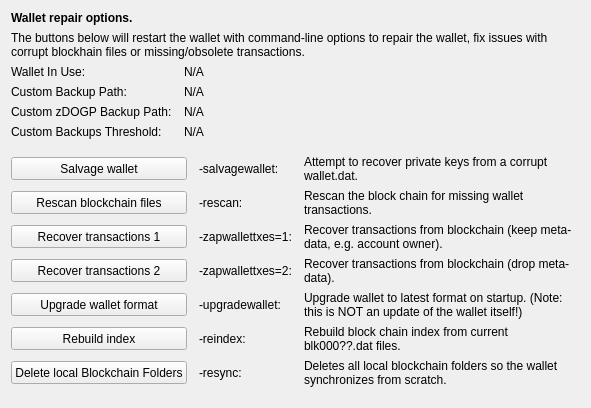
     <widget class="QWidget" name="tab_repair">
      <attribute name="title">
       <string>&amp;Wallet Repair</string>
      </attribute>
      <layout class="QGridLayout" name="gridLayout_4" columnstretch="0,0,0,0">
       <property name="horizontalSpacing">
        <number>12</number>
       </property>
       <item row="0" column="0" colspan="4">
        <widget class="QLabel" name="label_repair_header">
         <property name="font">
          <font>
           <weight>75</weight>
           <bold>true</bold>
          </font>
         </property>
         <property name="text">
          <string>Wallet repair options.</string>
         </property>
        </widget>
       </item>
       <item row="1" column="0" colspan="4">
        <widget class="QLabel" name="label_repair_helptext">
         <property name="font">
          <font>
           <weight>50</weight>
           <bold>false</bold>
          </font>
         </property>
         <property name="text">
          <string>The buttons below will restart the wallet with command-line options to repair the wallet, fix issues with corrupt blockhain files or missing/obsolete transactions.</string>
         </property>
         <property name="wordWrap">
          <bool>true</bool>
         </property>
        </widget>
       </item>
       <item row="2" column="0">
        <widget class="QLabel" name="wallet_path_label">
         <property name="text">
          <string>Wallet In Use:</string>
         </property>
        </widget>
       </item>
       <item row="2" column="1" colspan="3">
        <widget class="QLabel" name="wallet_path">
         <property name="cursor">
          <cursorShape>IBeamCursor</cursorShape>
         </property>
         <property name="text">
          <string>N/A</string>
         </property>
         <property name="textFormat">
          <enum>Qt::PlainText</enum>
         </property>
         <property name="textInteractionFlags">
          <set>Qt::LinksAccessibleByMouse|Qt::TextSelectableByKeyboard|Qt::TextSelectableByMouse</set>
         </property>
        </widget>
       </item>
       <item row="3" column="0">
        <widget class="QLabel" name="wallet_custombackuppath_label">
         <property name="text">
          <string>Custom Backup Path:</string>
         </property>
         <property name="visible">
          <bool>false</bool>
         </property>
        </widget>
       </item>
       <item row="3" column="1" colspan="3">
        <widget class="QLabel" name="wallet_custombackuppath">
         <property name="cursor">
          <cursorShape>IBeamCursor</cursorShape>
         </property>
         <property name="text">
          <string>N/A</string>
         </property>
         <property name="textFormat">
          <enum>Qt::PlainText</enum>
         </property>
         <property name="textInteractionFlags">
          <set>Qt::LinksAccessibleByMouse|Qt::TextSelectableByKeyboard|Qt::TextSelectableByMouse</set>
         </property>
         <property name="visible">
          <bool>false</bool>
         </property>
        </widget>
       </item>
       <item row="4" column="0">
        <widget class="QLabel" name="wallet_customzdogpbackuppath_label">
         <property name="text">
          <string>Custom zDOGP Backup Path:</string>
         </property>
         <property name="visible">
          <bool>false</bool>
         </property>
        </widget>
       </item>
       <item row="4" column="1" colspan="3">
        <widget class="QLabel" name="wallet_customzdogpbackuppath">
         <property name="cursor">
          <cursorShape>IBeamCursor</cursorShape>
         </property>
         <property name="text">
          <string>N/A</string>
         </property>
         <property name="textFormat">
          <enum>Qt::PlainText</enum>
         </property>
         <property name="textInteractionFlags">
          <set>Qt::LinksAccessibleByMouse|Qt::TextSelectableByKeyboard|Qt::TextSelectableByMouse</set>
         </property>
         <property name="visible">
          <bool>false</bool>
         </property>
        </widget>
       </item>
       <item row="5" column="0">
        <widget class="QLabel" name="wallet_custombackupthreshold_label">
         <property name="text">
          <string>Custom Backups Threshold:</string>
         </property>
         <property name="visible">
          <bool>false</bool>
         </property>
        </widget>
       </item>
       <item row="5" column="1" colspan="3">
        <widget class="QLabel" name="wallet_custombackupthreshold">
         <property name="cursor">
          <cursorShape>IBeamCursor</cursorShape>
         </property>
         <property name="text">
          <string>N/A</string>
         </property>
         <property name="textFormat">
          <enum>Qt::PlainText</enum>
         </property>
         <property name="textInteractionFlags">
          <set>Qt::LinksAccessibleByMouse|Qt::TextSelectableByKeyboard|Qt::TextSelectableByMouse</set>
         </property>
         <property name="visible">
          <bool>false</bool>
         </property>
        </widget>
       </item>
       <item row="6" column="0">
        <spacer name="verticalSpacer_repair1">
         <property name="orientation">
          <enum>Qt::Vertical</enum>
         </property>
         <property name="sizeHint" stdset="0">
          <size>
           <width>10</width>
           <height>10</height>
          </size>
         </property>
        </spacer>
       </item>
       <item row="7" column="0" colspan="2">
        <widget class="QPushButton" name="btn_salvagewallet">
         <property name="minimumSize">
          <size>
           <width>100</width>
           <height>23</height>
          </size>
         </property>
         <property name="text">
          <string>Salvage wallet</string>
         </property>
        </widget>
       </item>
       <item row="7" column="2">
        <widget class="QLabel" name="label_repair_salvage_command">
         <property name="text">
          <string notr="true">-salvagewallet:</string>
         </property>
        </widget>
       </item>
       <item row="7" column="3">
        <widget class="QLabel" name="label_repair_salvage">
         <property name="text">
          <string>Attempt to recover private keys from a corrupt wallet.dat.</string>
         </property>
         <property name="wordWrap">
          <bool>true</bool>
         </property>
        </widget>
       </item>
       <item row="8" column="0" colspan="2">
        <widget class="QPushButton" name="btn_rescan">
         <property name="minimumSize">
          <size>
           <width>100</width>
           <height>23</height>
          </size>
         </property>
         <property name="text">
          <string>Rescan blockchain files</string>
         </property>
        </widget>
       </item>
       <item row="8" column="2">
        <widget class="QLabel" name="label_repair_rescan_command">
         <property name="text">
          <string notr="true">-rescan:</string>
         </property>
        </widget>
       </item>
       <item row="8" column="3">
        <widget class="QLabel" name="label_repair_rescan">
         <property name="text">
          <string>Rescan the block chain for missing wallet transactions.</string>
         </property>
         <property name="wordWrap">
          <bool>true</bool>
         </property>
        </widget>
       </item>
       <item row="9" column="0" colspan="2">
        <widget class="QPushButton" name="btn_zapwallettxes1">
         <property name="minimumSize">
          <size>
           <width>100</width>
           <height>23</height>
          </size>
         </property>
         <property name="text">
          <string>Recover transactions 1</string>
         </property>
        </widget>
       </item>
       <item row="9" column="2">
        <widget class="QLabel" name="label_repair_zap1_command">
         <property name="text">
          <string notr="true">-zapwallettxes=1:</string>
         </property>
        </widget>
       </item>
       <item row="9" column="3">
        <widget class="QLabel" name="label_repair_zap1">
         <property name="text">
          <string>Recover transactions from blockchain (keep meta-data, e.g. account owner).</string>
         </property>
         <property name="wordWrap">
          <bool>true</bool>
         </property>
        </widget>
       </item>
       <item row="10" column="0" colspan="2">
        <widget class="QPushButton" name="btn_zapwallettxes2">
         <property name="minimumSize">
          <size>
           <width>100</width>
           <height>23</height>
          </size>
         </property>
         <property name="text">
          <string>Recover transactions 2</string>
         </property>
        </widget>
       </item>
       <item row="10" column="2">
        <widget class="QLabel" name="label_repair_zap2_command">
         <property name="text">
          <string notr="true">-zapwallettxes=2:</string>
         </property>
        </widget>
       </item>
       <item row="10" column="3">
        <widget class="QLabel" name="label_repair_zap2">
         <property name="text">
          <string>Recover transactions from blockchain (drop meta-data).</string>
         </property>
         <property name="wordWrap">
          <bool>true</bool>
         </property>
        </widget>
       </item>
       <item row="11" column="0" colspan="2">
        <widget class="QPushButton" name="btn_upgradewallet">
         <property name="minimumSize">
          <size>
           <width>100</width>
           <height>23</height>
          </size>
         </property>
         <property name="text">
          <string>Upgrade wallet format</string>
         </property>
        </widget>
       </item>
       <item row="11" column="2">
        <widget class="QLabel" name="label_repair_upgrade_command">
         <property name="text">
          <string notr="true">-upgradewallet:</string>
         </property>
        </widget>
       </item>
       <item row="11" column="3">
        <widget class="QLabel" name="label_repair_upgrade">
         <property name="text">
          <string>Upgrade wallet to latest format on startup. (Note: this is NOT an update of the wallet itself!)</string>
         </property>
         <property name="wordWrap">
          <bool>true</bool>
         </property>
        </widget>
       </item>
       <item row="12" column="0" colspan="2">
        <widget class="QPushButton" name="btn_reindex">
         <property name="minimumSize">
          <size>
           <width>100</width>
           <height>23</height>
          </size>
         </property>
         <property name="text">
          <string>Rebuild index</string>
         </property>
        </widget>
       </item>
       <item row="12" column="2">
        <widget class="QLabel" name="label_repair_reindex_command">
         <property name="text">
          <string notr="true">-reindex:</string>
         </property>
        </widget>
       </item>
       <item row="12" column="3">
        <widget class="QLabel" name="label_repair_reindex">
         <property name="text">
          <string>Rebuild block chain index from current blk000??.dat files.</string>
         </property>
         <property name="wordWrap">
          <bool>true</bool>
         </property>
        </widget>
       </item>
       <item row="13" column="0" colspan="2">
        <widget class="QPushButton" name="btn_resync">
         <property name="minimumSize">
          <size>
           <width>100</width>
           <height>23</height>
          </size>
         </property>
         <property name="text">
          <string>Delete local Blockchain Folders</string>
         </property>
        </widget>
       </item>
       <item row="13" column="2">
        <widget class="QLabel" name="label_repair_resync_command">
         <property name="text">
          <string>-resync:</string>
         </property>
        </widget>
       </item>
       <item row="13" column="3">
        <widget class="QLabel" name="label_repair_resync">
         <property name="text">
          <string>Deletes all local blockchain folders so the wallet synchronizes from scratch.</string>
         </property>
         <property name="wordWrap">
          <bool>true</bool>
         </property>
        </widget>
       </item>
       <item row="14" column="0">
        <spacer name="verticalSpacer_repair2">
         <property name="orientation">
          <enum>Qt::Vertical</enum>
         </property>
         <property name="sizeHint" stdset="0">
          <size>
           <width>20</width>
           <height>10</height>
          </size>
         </property>
        </spacer>
       </item>
      </layout>
     </widget>
